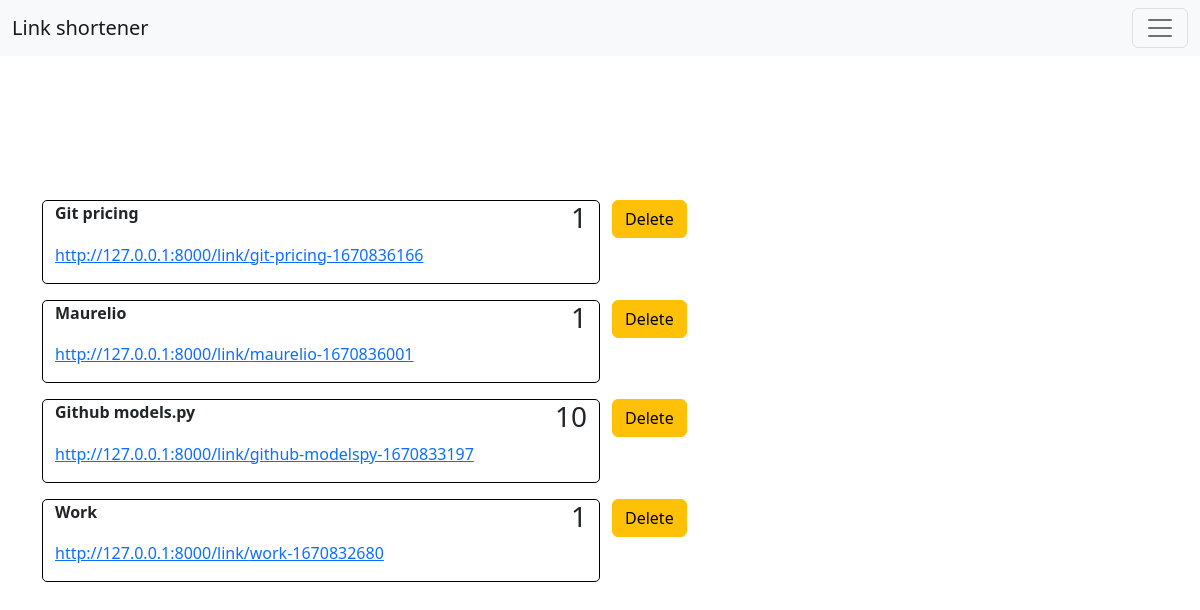
Before: /profile/ (signed in) with the older database file.
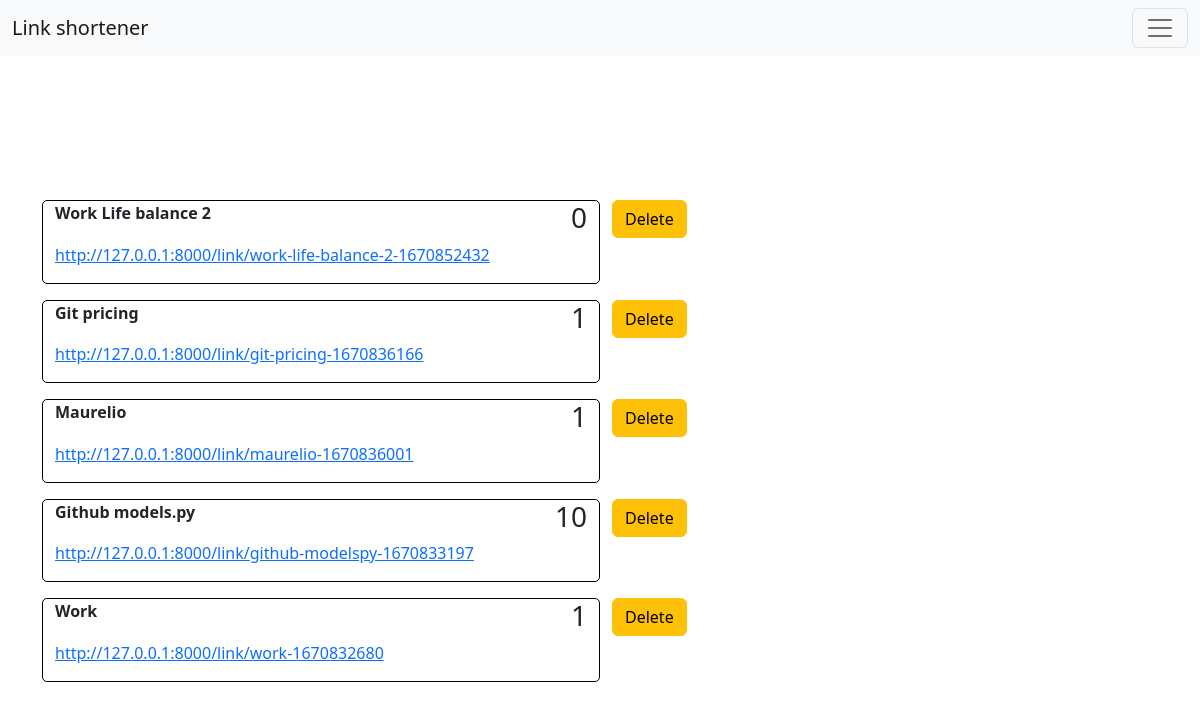
After: the same page with the newer database file.
### redirection/models.py (models this page shows, shortened)
class Links(models.Model):
    date_creation = models.DateTimeField(auto_now_add=True)
    user = models.ForeignKey(User, on_delete=models.CASCADE)
    name = models.CharField(max_length=250)
    url_link = models.URLField(max_length=500)
    shorted_link = models.URLField(max_length=500, blank=True)
    counter = models.IntegerField(default=0)
    slug = models.SlugField(max_length=250, unique=True, blank=True)
    class Meta:
        ordering = ['-date_creation']

### redirection/views.py (the view)
# urls.py: path('profile/', views.profile, name='profile'),
@login_required
def profile(request):
    links = Links.objects.filter(user=request.user)
    return render(request, 'redirection/profile.html', {'links' : links})

### redirection/templates/redirection/profile.html (shortened to what this page needs)
{% extends 'redirection/index.html' %}
{% block content %}
<div class="container row mx-auto" style="position: absolute; left: 0; right: 0;margin: 200px">
    {% for link in links %}
    <div class="col-md-6 container mb-3 overflow-auto" style="high: 80px; border-radius: 5px; border: 1px solid #000;">
        <p style="text-align:left;float:left;"><b>{{ link.name }}</b></p>
        <h3 class="text-end" style="text-align:right;">{{ link.counter }}</h3>
        <p style="text-align:left"><a href="http://127.0.0.1:8000/link/{{link.slug}}">http://127.0.0.1:8000/link/{{link.slug}}</a></p>
    </div>
    <div class="col-md-6">
        <a class="btn btn-warning mb-2"  style="width: 75px; text-align:left;" href="{% url 'delete_link' link.slug %}">Delete</a>
    </div>
    {% endfor %}
</div>
{% endblock %}

### redirection/templates/redirection/index.html (shortened to what this page needs)
<!DOCTYPE html>
<html lang="en">
<head>
     <link href="https://cdn.jsdelivr.net/npm/bootstrap@5.2.3/dist/css/bootstrap.min.css" rel="stylesheet">
</head>
<body>
    <nav class="navbar bg-light fixed-top">
  <div class="container-fluid">
    <a class="navbar-brand" href="/">Link shortener</a>
    <button class="navbar-toggler" type="button" data-bs-toggle="offcanvas" data-bs-target="#offcanvasNavbar" aria-controls="offcanvasNavbar">
      <span class="navbar-toggler-icon"></span>
    </button>
  </div>
</nav>
{% block content %} {% endblock %}
</body>
</html>

Changed rows visible on the page:
added Links: name "Work Life balance 2", counter "0", slug "work-life-balance-2-1670852432"
